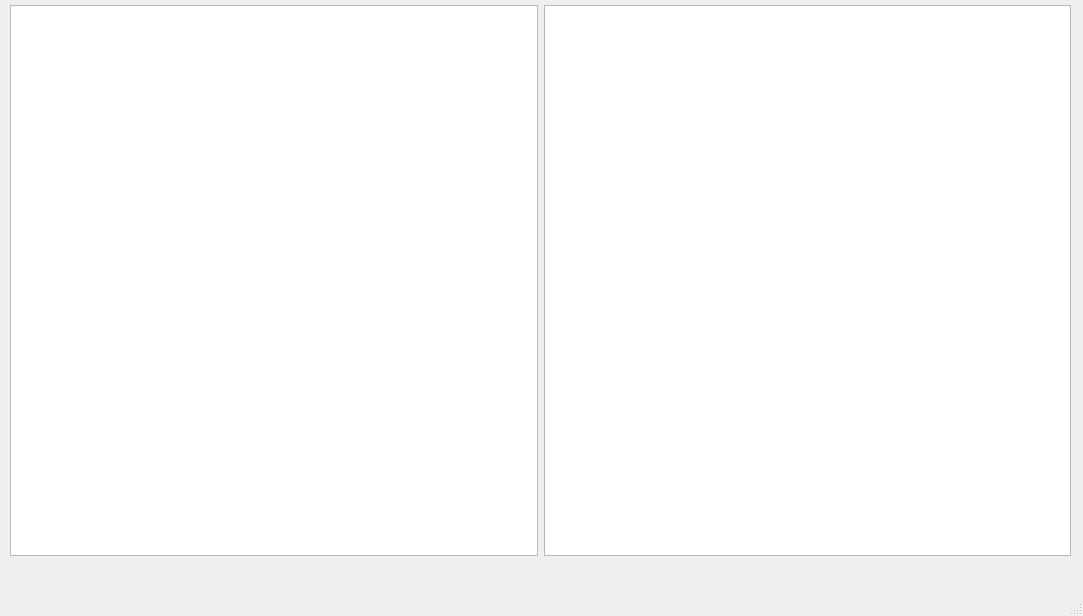
<?xml version="1.0" encoding="UTF-8"?>
<ui version="4.0">
 <class>MainWindow</class>
 <widget class="QMainWindow" name="MainWindow">
  <property name="geometry">
   <rect>
    <x>0</x>
    <y>0</y>
    <width>1083</width>
    <height>616</height>
   </rect>
  </property>
  <property name="windowTitle">
   <string>MainWindow</string>
  </property>
  <widget class="QWidget" name="centralwidget">
   <widget class="QWidget" name="layoutWidget">
    <property name="geometry">
     <rect>
      <x>0</x>
      <y>0</y>
      <width>1081</width>
      <height>561</height>
     </rect>
    </property>
    <layout class="QHBoxLayout" name="horizontalLayout">
     <property name="leftMargin">
      <number>10</number>
     </property>
     <property name="topMargin">
      <number>5</number>
     </property>
     <property name="rightMargin">
      <number>10</number>
     </property>
     <property name="bottomMargin">
      <number>5</number>
     </property>
     <item>
      <widget class="QTableView" name="lhsView">
       <property name="minimumSize">
        <size>
         <width>517</width>
         <height>541</height>
        </size>
       </property>
       <property name="sizeIncrement">
        <size>
         <width>0</width>
         <height>0</height>
        </size>
       </property>
       <property name="palette">
        <palette>
         <active>
          <colorrole role="WindowText">
           <brush brushstyle="SolidPattern">
            <color alpha="255">
             <red>202</red>
             <green>202</green>
             <blue>202</blue>
            </color>
           </brush>
          </colorrole>
          <colorrole role="Button">
           <brush brushstyle="SolidPattern">
            <color alpha="255">
             <red>255</red>
             <green>0</green>
             <blue>0</blue>
            </color>
           </brush>
          </colorrole>
          <colorrole role="Light">
           <brush brushstyle="SolidPattern">
            <color alpha="255">
             <red>250</red>
             <green>96</green>
             <blue>255</blue>
            </color>
           </brush>
          </colorrole>
          <colorrole role="Midlight">
           <brush brushstyle="SolidPattern">
            <color alpha="255">
             <red>85</red>
             <green>255</green>
             <blue>127</blue>
            </color>
           </brush>
          </colorrole>
          <colorrole role="Mid">
           <brush brushstyle="SolidPattern">
            <color alpha="255">
             <red>136</red>
             <green>74</green>
             <blue>160</blue>
            </color>
           </brush>
          </colorrole>
          <colorrole role="Text">
           <brush brushstyle="SolidPattern">
            <color alpha="255">
             <red>0</red>
             <green>0</green>
             <blue>0</blue>
            </color>
           </brush>
          </colorrole>
          <colorrole role="Base">
           <brush brushstyle="SolidPattern">
            <color alpha="255">
             <red>255</red>
             <green>255</green>
             <blue>255</blue>
            </color>
           </brush>
          </colorrole>
          <colorrole role="Window">
           <brush brushstyle="SolidPattern">
            <color alpha="255">
             <red>240</red>
             <green>240</green>
             <blue>240</blue>
            </color>
           </brush>
          </colorrole>
          <colorrole role="Highlight">
           <brush brushstyle="SolidPattern">
            <color alpha="255">
             <red>108</red>
             <green>92</green>
             <blue>231</blue>
            </color>
           </brush>
          </colorrole>
          <colorrole role="AlternateBase">
           <brush brushstyle="SolidPattern">
            <color alpha="255">
             <red>170</red>
             <green>170</green>
             <blue>255</blue>
            </color>
           </brush>
          </colorrole>
          <colorrole role="PlaceholderText">
           <brush brushstyle="SolidPattern">
            <color alpha="128">
             <red>0</red>
             <green>85</green>
             <blue>0</blue>
            </color>
           </brush>
          </colorrole>
         </active>
         <inactive>
          <colorrole role="WindowText">
           <brush brushstyle="SolidPattern">
            <color alpha="255">
             <red>202</red>
             <green>202</green>
             <blue>202</blue>
            </color>
           </brush>
          </colorrole>
          <colorrole role="Button">
           <brush brushstyle="SolidPattern">
            <color alpha="255">
             <red>255</red>
             <green>0</green>
             <blue>0</blue>
            </color>
           </brush>
          </colorrole>
          <colorrole role="Light">
           <brush brushstyle="SolidPattern">
            <color alpha="255">
             <red>250</red>
             <green>96</green>
             <blue>255</blue>
            </color>
           </brush>
          </colorrole>
          <colorrole role="Midlight">
           <brush brushstyle="SolidPattern">
            <color alpha="255">
             <red>85</red>
             <green>255</green>
             <blue>127</blue>
            </color>
           </brush>
          </colorrole>
          <colorrole role="Mid">
           <brush brushstyle="SolidPattern">
            <color alpha="255">
             <red>136</red>
             <green>74</green>
             <blue>160</blue>
            </color>
           </brush>
          </colorrole>
          <colorrole role="Text">
           <brush brushstyle="SolidPattern">
            <color alpha="255">
             <red>0</red>
             <green>0</green>
             <blue>0</blue>
            </color>
           </brush>
          </colorrole>
          <colorrole role="Base">
           <brush brushstyle="SolidPattern">
            <color alpha="255">
             <red>255</red>
             <green>255</green>
             <blue>255</blue>
            </color>
           </brush>
          </colorrole>
          <colorrole role="Window">
           <brush brushstyle="SolidPattern">
            <color alpha="255">
             <red>240</red>
             <green>240</green>
             <blue>240</blue>
            </color>
           </brush>
          </colorrole>
          <colorrole role="Highlight">
           <brush brushstyle="SolidPattern">
            <color alpha="255">
             <red>108</red>
             <green>92</green>
             <blue>231</blue>
            </color>
           </brush>
          </colorrole>
          <colorrole role="AlternateBase">
           <brush brushstyle="SolidPattern">
            <color alpha="255">
             <red>170</red>
             <green>170</green>
             <blue>255</blue>
            </color>
           </brush>
          </colorrole>
          <colorrole role="PlaceholderText">
           <brush brushstyle="SolidPattern">
            <color alpha="128">
             <red>0</red>
             <green>85</green>
             <blue>0</blue>
            </color>
           </brush>
          </colorrole>
         </inactive>
         <disabled>
          <colorrole role="WindowText">
           <brush brushstyle="SolidPattern">
            <color alpha="255">
             <red>120</red>
             <green>120</green>
             <blue>120</blue>
            </color>
           </brush>
          </colorrole>
          <colorrole role="Button">
           <brush brushstyle="SolidPattern">
            <color alpha="255">
             <red>255</red>
             <green>0</green>
             <blue>0</blue>
            </color>
           </brush>
          </colorrole>
          <colorrole role="Light">
           <brush brushstyle="SolidPattern">
            <color alpha="255">
             <red>250</red>
             <green>96</green>
             <blue>255</blue>
            </color>
           </brush>
          </colorrole>
          <colorrole role="Midlight">
           <brush brushstyle="SolidPattern">
            <color alpha="255">
             <red>85</red>
             <green>255</green>
             <blue>127</blue>
            </color>
           </brush>
          </colorrole>
          <colorrole role="Mid">
           <brush brushstyle="SolidPattern">
            <color alpha="255">
             <red>136</red>
             <green>74</green>
             <blue>160</blue>
            </color>
           </brush>
          </colorrole>
          <colorrole role="Text">
           <brush brushstyle="SolidPattern">
            <color alpha="255">
             <red>120</red>
             <green>120</green>
             <blue>120</blue>
            </color>
           </brush>
          </colorrole>
          <colorrole role="Base">
           <brush brushstyle="SolidPattern">
            <color alpha="255">
             <red>240</red>
             <green>240</green>
             <blue>240</blue>
            </color>
           </brush>
          </colorrole>
          <colorrole role="Window">
           <brush brushstyle="SolidPattern">
            <color alpha="255">
             <red>240</red>
             <green>240</green>
             <blue>240</blue>
            </color>
           </brush>
          </colorrole>
          <colorrole role="Highlight">
           <brush brushstyle="SolidPattern">
            <color alpha="255">
             <red>0</red>
             <green>120</green>
             <blue>215</blue>
            </color>
           </brush>
          </colorrole>
          <colorrole role="AlternateBase">
           <brush brushstyle="SolidPattern">
            <color alpha="255">
             <red>170</red>
             <green>170</green>
             <blue>255</blue>
            </color>
           </brush>
          </colorrole>
          <colorrole role="PlaceholderText">
           <brush brushstyle="SolidPattern">
            <color alpha="128">
             <red>0</red>
             <green>0</green>
             <blue>0</blue>
            </color>
           </brush>
          </colorrole>
         </disabled>
        </palette>
       </property>
       <property name="font">
        <font>
         <family>Calibri</family>
         <pointsize>9</pointsize>
        </font>
       </property>
       <property name="focusPolicy">
        <enum>Qt::StrongFocus</enum>
       </property>
       <property name="contextMenuPolicy">
        <enum>Qt::DefaultContextMenu</enum>
       </property>
       <property name="autoFillBackground">
        <bool>true</bool>
       </property>
       <property name="frameShadow">
        <enum>QFrame::Sunken</enum>
       </property>
      </widget>
     </item>
     <item>
      <widget class="QTableView" name="rhsView">
       <property name="minimumSize">
        <size>
         <width>517</width>
         <height>541</height>
        </size>
       </property>
       <property name="palette">
        <palette>
         <active>
          <colorrole role="Base">
           <brush brushstyle="SolidPattern">
            <color alpha="255">
             <red>255</red>
             <green>255</green>
             <blue>255</blue>
            </color>
           </brush>
          </colorrole>
          <colorrole role="Highlight">
           <brush brushstyle="SolidPattern">
            <color alpha="255">
             <red>108</red>
             <green>92</green>
             <blue>231</blue>
            </color>
           </brush>
          </colorrole>
         </active>
         <inactive>
          <colorrole role="Base">
           <brush brushstyle="SolidPattern">
            <color alpha="255">
             <red>255</red>
             <green>255</green>
             <blue>255</blue>
            </color>
           </brush>
          </colorrole>
          <colorrole role="Highlight">
           <brush brushstyle="SolidPattern">
            <color alpha="255">
             <red>108</red>
             <green>92</green>
             <blue>231</blue>
            </color>
           </brush>
          </colorrole>
         </inactive>
         <disabled>
          <colorrole role="Base">
           <brush brushstyle="SolidPattern">
            <color alpha="255">
             <red>240</red>
             <green>240</green>
             <blue>240</blue>
            </color>
           </brush>
          </colorrole>
          <colorrole role="Highlight">
           <brush brushstyle="SolidPattern">
            <color alpha="255">
             <red>0</red>
             <green>120</green>
             <blue>215</blue>
            </color>
           </brush>
          </colorrole>
         </disabled>
        </palette>
       </property>
       <property name="font">
        <font>
         <family>Calibri</family>
         <pointsize>9</pointsize>
        </font>
       </property>
      </widget>
     </item>
    </layout>
   </widget>
  </widget>
  <widget class="QMenuBar" name="menubar">
   <property name="geometry">
    <rect>
     <x>0</x>
     <y>0</y>
     <width>1083</width>
     <height>26</height>
    </rect>
   </property>
  </widget>
  <widget class="QStatusBar" name="statusbar"/>
 </widget>
 <resources/>
 <connections/>
</ui>
